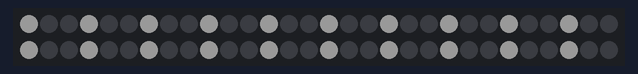
Bench run of a sketch on a simulated Arduino Uno, built with avr-gcc and run on an emulated ATmega328P. On the bench: 60 RGB LEDs in strip order, left to right, continuing on the next row. Dim RGB values are drawn brighter than linear.

Above: at 0.01 s.
At 47.8 s:
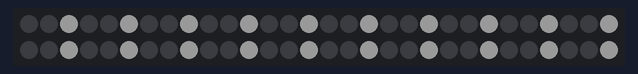

The sketch:

theaterCase.ino
```cpp
#include <Adafruit_NeoPixel.h>

// Which pin on the Arduino is connected to the NeoPixels?
// On a Trinket or Gemma we suggest changing this to 1:
#define LED_PIN    6

// How many NeoPixels are attached to the Arduino?
#define LED_COUNT 60

// Declare our NeoPixel strip object:
Adafruit_NeoPixel strip(LED_COUNT, LED_PIN, NEO_GRB + NEO_KHZ800);

void setup() {
  // put your setup code here, to run once:
  strip.begin();           // INITIALIZE NeoPixel strip object (REQUIRED)
  strip.show();            // Turn OFF all pixels ASAP
  strip.setBrightness(50);
}

void loop() {
  // put your main code here, to run repeatedly:
  theaterChase(strip.Color(127, 127, 127), 50); // White, half brightness
}

// Theater-marquee-style chasing lights. Pass in a color (32-bit value,
// a la strip.Color(r,g,b) as mentioned above), and a delay time (in ms)
// between frames.
void theaterChase(uint32_t color, int wait) {
  for(int a=0; a<10; a++) {  // Repeat 10 times...
    for(int b=0; b<3; b++) { //  'b' counts from 0 to 2...
      strip.clear();         //   Set all pixels in RAM to 0 (off)
      // 'c' counts up from 'b' to end of strip in steps of 3...
      for(int c=b; c<strip.numPixels(); c += 3) {
        strip.setPixelColor(c, color); // Set pixel 'c' to value 'color'
      }
      strip.show(); // Update strip with new contents
      delay(wait);  // Pause for a moment
    }
  }
}
```
